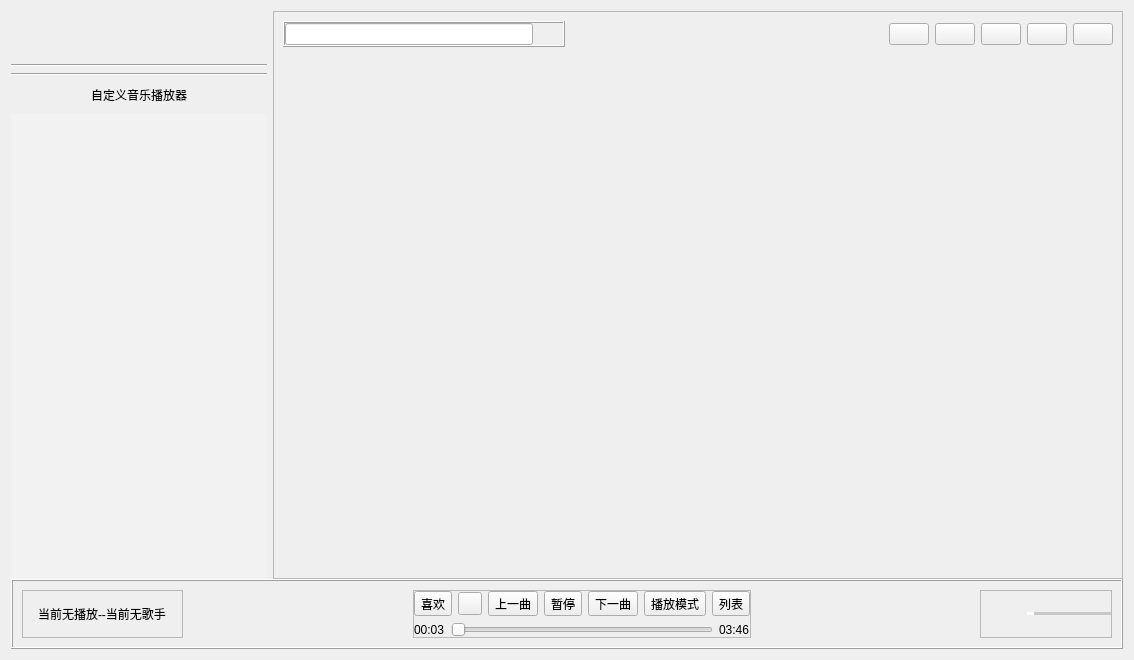
<?xml version="1.0" encoding="UTF-8"?>
<ui version="4.0">
 <class>MyMusic</class>
 <widget class="QDialog" name="MyMusic">
  <property name="geometry">
   <rect>
    <x>0</x>
    <y>0</y>
    <width>1134</width>
    <height>660</height>
   </rect>
  </property>
  <property name="windowTitle">
   <string>Dialog</string>
  </property>
  <property name="styleSheet">
   <string notr="true"/>
  </property>
  <layout class="QGridLayout" name="gridLayout_2">
   <property name="verticalSpacing">
    <number>0</number>
   </property>
   <item row="0" column="0">
    <widget class="QFrame" name="frmMenu">
     <property name="sizePolicy">
      <sizepolicy hsizetype="Fixed" vsizetype="Preferred">
       <horstretch>0</horstretch>
       <verstretch>0</verstretch>
      </sizepolicy>
     </property>
     <property name="frameShape">
      <enum>QFrame::NoFrame</enum>
     </property>
     <property name="frameShadow">
      <enum>QFrame::Raised</enum>
     </property>
     <layout class="QVBoxLayout" name="verticalLayout_2">
      <property name="leftMargin">
       <number>0</number>
      </property>
      <property name="topMargin">
       <number>0</number>
      </property>
      <property name="rightMargin">
       <number>0</number>
      </property>
      <property name="bottomMargin">
       <number>0</number>
      </property>
      <item>
       <widget class="QWidget" name="widget_3" native="true">
        <layout class="QHBoxLayout" name="horizontalLayout_10">
         <property name="spacing">
          <number>0</number>
         </property>
         <property name="leftMargin">
          <number>15</number>
         </property>
         <property name="topMargin">
          <number>10</number>
         </property>
         <property name="rightMargin">
          <number>10</number>
         </property>
         <property name="bottomMargin">
          <number>15</number>
         </property>
         <item>
          <widget class="QPushButton" name="btntitle">
           <property name="sizePolicy">
            <sizepolicy hsizetype="Fixed" vsizetype="Fixed">
             <horstretch>0</horstretch>
             <verstretch>0</verstretch>
            </sizepolicy>
           </property>
           <property name="text">
            <string/>
           </property>
           <property name="icon">
            <iconset resource="../music.qrc">
             <normaloff>:/Image/Image/titile.ico</normaloff>:/Image/Image/titile.ico</iconset>
           </property>
           <property name="iconSize">
            <size>
             <width>50</width>
             <height>50</height>
            </size>
           </property>
           <property name="flat">
            <bool>true</bool>
           </property>
          </widget>
         </item>
         <item>
          <widget class="QLabel" name="labtitle">
           <property name="text">
            <string/>
           </property>
          </widget>
         </item>
        </layout>
       </widget>
      </item>
      <item>
       <widget class="Line" name="line_2">
        <property name="orientation">
         <enum>Qt::Horizontal</enum>
        </property>
       </widget>
      </item>
      <item>
       <widget class="Line" name="line">
        <property name="orientation">
         <enum>Qt::Horizontal</enum>
        </property>
       </widget>
      </item>
      <item>
       <widget class="QPushButton" name="btnTitle">
        <property name="sizePolicy">
         <sizepolicy hsizetype="Minimum" vsizetype="Fixed">
          <horstretch>0</horstretch>
          <verstretch>0</verstretch>
         </sizepolicy>
        </property>
        <property name="text">
         <string>自定义音乐播放器</string>
        </property>
        <property name="icon">
         <iconset resource="../music.qrc">
          <normaloff>:/Image/Image/titile.ico</normaloff>:/Image/Image/titile.ico</iconset>
        </property>
        <property name="iconSize">
         <size>
          <width>32</width>
          <height>32</height>
         </size>
        </property>
        <property name="flat">
         <bool>true</bool>
        </property>
       </widget>
      </item>
      <item>
       <widget class="QListWidget" name="listWidget">
        <property name="contextMenuPolicy">
         <enum>Qt::DefaultContextMenu</enum>
        </property>
        <property name="styleSheet">
         <string notr="true">color: rgb(255, 255, 255);
background-color: rgba(255, 255, 255,50);
border-color: rgba(255, 255, 255,50);</string>
        </property>
        <property name="frameShape">
         <enum>QFrame::NoFrame</enum>
        </property>
        <property name="frameShadow">
         <enum>QFrame::Plain</enum>
        </property>
        <property name="verticalScrollBarPolicy">
         <enum>Qt::ScrollBarAsNeeded</enum>
        </property>
        <property name="dragDropMode">
         <enum>QAbstractItemView::NoDragDrop</enum>
        </property>
        <property name="selectionMode">
         <enum>QAbstractItemView::SingleSelection</enum>
        </property>
        <property name="selectionBehavior">
         <enum>QAbstractItemView::SelectItems</enum>
        </property>
        <property name="movement">
         <enum>QListView::Static</enum>
        </property>
        <property name="flow">
         <enum>QListView::TopToBottom</enum>
        </property>
        <property name="resizeMode">
         <enum>QListView::Fixed</enum>
        </property>
        <property name="viewMode">
         <enum>QListView::ListMode</enum>
        </property>
        <property name="sortingEnabled">
         <bool>false</bool>
        </property>
       </widget>
      </item>
     </layout>
    </widget>
   </item>
   <item row="1" column="0" colspan="2">
    <widget class="QFrame" name="frmButtom">
     <property name="styleSheet">
      <string notr="true"/>
     </property>
     <property name="frameShape">
      <enum>QFrame::Box</enum>
     </property>
     <property name="frameShadow">
      <enum>QFrame::Raised</enum>
     </property>
     <layout class="QHBoxLayout" name="horizontalLayout_6">
      <item>
       <widget class="QFrame" name="frmMusicInfo">
        <property name="sizePolicy">
         <sizepolicy hsizetype="Preferred" vsizetype="Preferred">
          <horstretch>0</horstretch>
          <verstretch>0</verstretch>
         </sizepolicy>
        </property>
        <property name="minimumSize">
         <size>
          <width>0</width>
          <height>0</height>
         </size>
        </property>
        <property name="maximumSize">
         <size>
          <width>16777215</width>
          <height>16777215</height>
         </size>
        </property>
        <property name="frameShape">
         <enum>QFrame::StyledPanel</enum>
        </property>
        <property name="frameShadow">
         <enum>QFrame::Raised</enum>
        </property>
        <layout class="QHBoxLayout" name="horizontalLayout_2">
         <item>
          <widget class="QWidget" name="MusicInfo_Icon" native="true"/>
         </item>
         <item>
          <widget class="QWidget" name="MusicInfo__name" native="true">
           <layout class="QHBoxLayout" name="horizontalLayout">
            <property name="spacing">
             <number>0</number>
            </property>
            <property name="leftMargin">
             <number>0</number>
            </property>
            <property name="topMargin">
             <number>0</number>
            </property>
            <property name="rightMargin">
             <number>0</number>
            </property>
            <property name="bottomMargin">
             <number>0</number>
            </property>
            <item>
             <widget class="QLabel" name="labcurrentPlay">
              <property name="sizePolicy">
               <sizepolicy hsizetype="Fixed" vsizetype="Preferred">
                <horstretch>0</horstretch>
                <verstretch>0</verstretch>
               </sizepolicy>
              </property>
              <property name="text">
               <string>当前无播放--当前无歌手</string>
              </property>
             </widget>
            </item>
            <item>
             <widget class="QLabel" name="labalbum">
              <property name="text">
               <string/>
              </property>
             </widget>
            </item>
           </layout>
          </widget>
         </item>
        </layout>
       </widget>
      </item>
      <item>
       <spacer name="horizontalSpacer">
        <property name="orientation">
         <enum>Qt::Horizontal</enum>
        </property>
        <property name="sizeHint" stdset="0">
         <size>
          <width>200</width>
          <height>20</height>
         </size>
        </property>
       </spacer>
      </item>
      <item>
       <widget class="QFrame" name="frmMusicControl">
        <property name="frameShape">
         <enum>QFrame::StyledPanel</enum>
        </property>
        <property name="frameShadow">
         <enum>QFrame::Raised</enum>
        </property>
        <layout class="QVBoxLayout" name="verticalLayout">
         <property name="leftMargin">
          <number>0</number>
         </property>
         <property name="topMargin">
          <number>0</number>
         </property>
         <property name="rightMargin">
          <number>0</number>
         </property>
         <property name="bottomMargin">
          <number>0</number>
         </property>
         <item>
          <widget class="QWidget" name="widget_2" native="true">
           <property name="sizePolicy">
            <sizepolicy hsizetype="Preferred" vsizetype="Fixed">
             <horstretch>0</horstretch>
             <verstretch>0</verstretch>
            </sizepolicy>
           </property>
           <layout class="QHBoxLayout" name="horizontalLayout_4">
            <property name="leftMargin">
             <number>0</number>
            </property>
            <property name="topMargin">
             <number>0</number>
            </property>
            <property name="rightMargin">
             <number>0</number>
            </property>
            <property name="bottomMargin">
             <number>0</number>
            </property>
            <item>
             <widget class="QToolButton" name="tbtnLike">
              <property name="text">
               <string>喜欢</string>
              </property>
              <property name="icon">
               <iconset resource="../music.qrc">
                <normaloff>:/Image/Image/unlike.ico</normaloff>:/Image/Image/unlike.ico</iconset>
              </property>
             </widget>
            </item>
            <item>
             <widget class="QToolButton" name="tbtncollect">
              <property name="sizePolicy">
               <sizepolicy hsizetype="Fixed" vsizetype="Fixed">
                <horstretch>0</horstretch>
                <verstretch>0</verstretch>
               </sizepolicy>
              </property>
              <property name="text">
               <string/>
              </property>
              <property name="icon">
               <iconset resource="../music.qrc">
                <normaloff>:/Image/Image/collect_disable.ico</normaloff>:/Image/Image/collect_disable.ico</iconset>
              </property>
             </widget>
            </item>
            <item>
             <widget class="QToolButton" name="tbtnPrevious">
              <property name="text">
               <string>上一曲</string>
              </property>
              <property name="icon">
               <iconset resource="../music.qrc">
                <normaloff>:/Image/Image/pravious.ico</normaloff>:/Image/Image/pravious.ico</iconset>
              </property>
              <property name="iconSize">
               <size>
                <width>22</width>
                <height>22</height>
               </size>
              </property>
             </widget>
            </item>
            <item>
             <widget class="QToolButton" name="tbtnPause">
              <property name="text">
               <string>暂停</string>
              </property>
              <property name="icon">
               <iconset resource="../music.qrc">
                <normaloff>:/Image/Image/play.ico</normaloff>:/Image/Image/play.ico</iconset>
              </property>
              <property name="iconSize">
               <size>
                <width>32</width>
                <height>32</height>
               </size>
              </property>
             </widget>
            </item>
            <item>
             <widget class="QToolButton" name="tbtnnext">
              <property name="text">
               <string>下一曲</string>
              </property>
              <property name="icon">
               <iconset resource="../music.qrc">
                <normaloff>:/Image/Image/Next.ico</normaloff>:/Image/Image/Next.ico</iconset>
              </property>
              <property name="iconSize">
               <size>
                <width>22</width>
                <height>22</height>
               </size>
              </property>
             </widget>
            </item>
            <item>
             <widget class="QToolButton" name="tbtnMode">
              <property name="styleSheet">
               <string notr="true">QToolButton::menu-indicator {
 
    image: none;
}</string>
              </property>
              <property name="text">
               <string>播放模式</string>
              </property>
              <property name="icon">
               <iconset resource="../music.qrc">
                <normaloff>:/Image/Image/loop.ico</normaloff>:/Image/Image/loop.ico</iconset>
              </property>
             </widget>
            </item>
            <item>
             <widget class="QToolButton" name="tbtnList">
              <property name="text">
               <string>列表</string>
              </property>
              <property name="icon">
               <iconset resource="../music.qrc">
                <normaloff>:/Image/Image/list.ico</normaloff>:/Image/Image/list.ico</iconset>
              </property>
             </widget>
            </item>
           </layout>
          </widget>
         </item>
         <item>
          <widget class="QWidget" name="widget" native="true">
           <property name="sizePolicy">
            <sizepolicy hsizetype="Preferred" vsizetype="Fixed">
             <horstretch>0</horstretch>
             <verstretch>0</verstretch>
            </sizepolicy>
           </property>
           <layout class="QHBoxLayout" name="horizontalLayout_3">
            <property name="leftMargin">
             <number>0</number>
            </property>
            <property name="topMargin">
             <number>0</number>
            </property>
            <property name="rightMargin">
             <number>0</number>
            </property>
            <property name="bottomMargin">
             <number>0</number>
            </property>
            <item>
             <widget class="QLabel" name="labtimecurrent">
              <property name="text">
               <string>00:03</string>
              </property>
             </widget>
            </item>
            <item>
             <widget class="QSlider" name="SliderCurrent">
              <property name="orientation">
               <enum>Qt::Horizontal</enum>
              </property>
             </widget>
            </item>
            <item>
             <widget class="QLabel" name="labtimelength">
              <property name="text">
               <string>03:46</string>
              </property>
             </widget>
            </item>
           </layout>
          </widget>
         </item>
        </layout>
       </widget>
      </item>
      <item>
       <spacer name="horizontalSpacer_2">
        <property name="orientation">
         <enum>Qt::Horizontal</enum>
        </property>
        <property name="sizeHint" stdset="0">
         <size>
          <width>200</width>
          <height>20</height>
         </size>
        </property>
       </spacer>
      </item>
      <item>
       <widget class="QFrame" name="frmVolume">
        <property name="frameShape">
         <enum>QFrame::StyledPanel</enum>
        </property>
        <property name="frameShadow">
         <enum>QFrame::Raised</enum>
        </property>
        <layout class="QHBoxLayout" name="horizontalLayout_5">
         <property name="leftMargin">
          <number>0</number>
         </property>
         <property name="topMargin">
          <number>0</number>
         </property>
         <property name="rightMargin">
          <number>0</number>
         </property>
         <property name="bottomMargin">
          <number>0</number>
         </property>
         <item>
          <widget class="QPushButton" name="btnvolume">
           <property name="text">
            <string/>
           </property>
           <property name="icon">
            <iconset resource="../music.qrc">
             <normaloff>:/Image/Image/volume.ico</normaloff>:/Image/Image/volume.ico</iconset>
           </property>
           <property name="flat">
            <bool>true</bool>
           </property>
          </widget>
         </item>
         <item>
          <widget class="QSlider" name="Slider_Volume">
           <property name="sizePolicy">
            <sizepolicy hsizetype="Fixed" vsizetype="Fixed">
             <horstretch>0</horstretch>
             <verstretch>0</verstretch>
            </sizepolicy>
           </property>
           <property name="cursor">
            <cursorShape>PointingHandCursor</cursorShape>
           </property>
           <property name="focusPolicy">
            <enum>Qt::NoFocus</enum>
           </property>
           <property name="contextMenuPolicy">
            <enum>Qt::PreventContextMenu</enum>
           </property>
           <property name="styleSheet">
            <string notr="true">/*horizontal ：水平QSlider*/
QSlider::groove:horizontal {
border: 0px solid #bbb;
}

/*1.滑动过的槽设计参数*/
QSlider::sub-page:horizontal {
 /*槽颜色*/
background: rgb(117,250,97);
 /*外环区域倒圆角度*/
border-radius: 6px;
 /*上遮住区域高度*/
margin-top:8px;
 /*下遮住区域高度*/
margin-bottom:8px;
/*width在这里无效，不写即可*/
}

/*2.未滑动过的槽设计参数*/
QSlider::add-page:horizontal {
/*槽颜色*/
background: rgb(200,200,200);
/*外环大小0px就是不显示，默认也是0*/
border: 0px solid #777;
/*外环区域倒圆角度*/
border-radius: 6px;
 /*上遮住区域高度*/
margin-top: 9px;
 /*下遮住区域高度*/
margin-bottom:9px;
}
 
/*3.平时滑动的滑块设计参数*/
QSlider::handle:horizontal {
/*滑块颜色*/
background: rgb(255,255,255);
/*滑块的宽度*/
width: 5px;
/*滑块外环为1px，再加颜色*/
border: 1px solid rgb(255,255,255);
 /*滑块外环倒圆角度*/
border-radius: 2px; 
 /*上遮住区域高度*/
margin-top:6px;
 /*下遮住区域高度*/
margin-bottom:6px;
}

/*4.手动拉动时显示的滑块设计参数*/
QSlider::handle:horizontal:hover {
/*滑块颜色*/
background: rgb(255,255,255);
/*滑块的宽度*/
width: 10px;
/*滑块外环为1px，再加颜色*/
border: 1px solid rgb(255,255,255);
 /*滑块外环倒圆角度*/
border-radius: 5px; 
 /*上遮住区域高度*/
margin-top:4px;
 /*下遮住区域高度*/
margin-bottom:4px;
}</string>
           </property>
           <property name="orientation">
            <enum>Qt::Horizontal</enum>
           </property>
           <property name="tickPosition">
            <enum>QSlider::NoTicks</enum>
           </property>
           <property name="tickInterval">
            <number>0</number>
           </property>
          </widget>
         </item>
        </layout>
       </widget>
      </item>
     </layout>
    </widget>
   </item>
   <item row="0" column="1">
    <widget class="QFrame" name="frmMain">
     <property name="frameShape">
      <enum>QFrame::StyledPanel</enum>
     </property>
     <property name="frameShadow">
      <enum>QFrame::Raised</enum>
     </property>
     <layout class="QGridLayout" name="gridLayout">
      <property name="leftMargin">
       <number>9</number>
      </property>
      <item row="1" column="0">
       <widget class="QStackedWidget" name="stackedWidget">
        <property name="currentIndex">
         <number>-1</number>
        </property>
       </widget>
      </item>
      <item row="0" column="0">
       <widget class="QWidget" name="widgetTop" native="true">
        <layout class="QHBoxLayout" name="horizontalLayout_9">
         <property name="leftMargin">
          <number>0</number>
         </property>
         <property name="topMargin">
          <number>0</number>
         </property>
         <property name="rightMargin">
          <number>0</number>
         </property>
         <property name="bottomMargin">
          <number>0</number>
         </property>
         <item>
          <widget class="QFrame" name="frame_Search">
           <property name="frameShape">
            <enum>QFrame::Box</enum>
           </property>
           <property name="frameShadow">
            <enum>QFrame::Raised</enum>
           </property>
           <property name="lineWidth">
            <number>1</number>
           </property>
           <layout class="QHBoxLayout" name="horizontalLayout_7">
            <property name="spacing">
             <number>0</number>
            </property>
            <property name="leftMargin">
             <number>0</number>
            </property>
            <property name="topMargin">
             <number>0</number>
            </property>
            <property name="rightMargin">
             <number>0</number>
            </property>
            <property name="bottomMargin">
             <number>0</number>
            </property>
            <item>
             <widget class="QLineEdit" name="txtSearch"/>
            </item>
            <item>
             <widget class="QPushButton" name="btnSearch">
              <property name="maximumSize">
               <size>
                <width>30</width>
                <height>16777215</height>
               </size>
              </property>
              <property name="text">
               <string/>
              </property>
              <property name="icon">
               <iconset resource="../music.qrc">
                <normaloff>:/Image/Image/search.ico</normaloff>:/Image/Image/search.ico</iconset>
              </property>
              <property name="flat">
               <bool>true</bool>
              </property>
             </widget>
            </item>
           </layout>
          </widget>
         </item>
         <item>
          <spacer name="horizontalSpacer_3">
           <property name="orientation">
            <enum>Qt::Horizontal</enum>
           </property>
           <property name="sizeHint" stdset="0">
            <size>
             <width>318</width>
             <height>20</height>
            </size>
           </property>
          </spacer>
         </item>
         <item>
          <widget class="QWidget" name="widgetSet" native="true">
           <layout class="QHBoxLayout" name="horizontalLayout_8">
            <property name="spacing">
             <number>6</number>
            </property>
            <property name="leftMargin">
             <number>0</number>
            </property>
            <property name="topMargin">
             <number>0</number>
            </property>
            <property name="rightMargin">
             <number>0</number>
            </property>
            <property name="bottomMargin">
             <number>0</number>
            </property>
            <item>
             <widget class="QPushButton" name="btnSet">
              <property name="text">
               <string/>
              </property>
              <property name="icon">
               <iconset resource="../music.qrc">
                <normaloff>:/Image/Image/set.ico</normaloff>:/Image/Image/set.ico</iconset>
              </property>
             </widget>
            </item>
            <item>
             <widget class="QPushButton" name="btnSkin">
              <property name="text">
               <string/>
              </property>
              <property name="icon">
               <iconset resource="../music.qrc">
                <normaloff>:/Image/Image/skin.ico</normaloff>:/Image/Image/skin.ico</iconset>
              </property>
             </widget>
            </item>
            <item>
             <widget class="QPushButton" name="btnHide">
              <property name="text">
               <string/>
              </property>
              <property name="icon">
               <iconset resource="../music.qrc">
                <normaloff>:/Image/Image/hide.ico</normaloff>:/Image/Image/hide.ico</iconset>
              </property>
             </widget>
            </item>
            <item>
             <widget class="QPushButton" name="btnMax_min">
              <property name="sizePolicy">
               <sizepolicy hsizetype="Fixed" vsizetype="Fixed">
                <horstretch>0</horstretch>
                <verstretch>0</verstretch>
               </sizepolicy>
              </property>
              <property name="text">
               <string/>
              </property>
              <property name="icon">
               <iconset resource="../music.qrc">
                <normaloff>:/Image/Image/full.ico</normaloff>:/Image/Image/full.ico</iconset>
              </property>
             </widget>
            </item>
            <item>
             <widget class="QPushButton" name="btnclose">
              <property name="text">
               <string/>
              </property>
              <property name="icon">
               <iconset resource="../music.qrc">
                <normaloff>:/Image/Image/close.ico</normaloff>:/Image/Image/close.ico</iconset>
              </property>
             </widget>
            </item>
           </layout>
          </widget>
         </item>
        </layout>
       </widget>
      </item>
     </layout>
    </widget>
   </item>
  </layout>
 </widget>
 <resources>
  <include location="../music.qrc"/>
 </resources>
 <connections/>
</ui>
